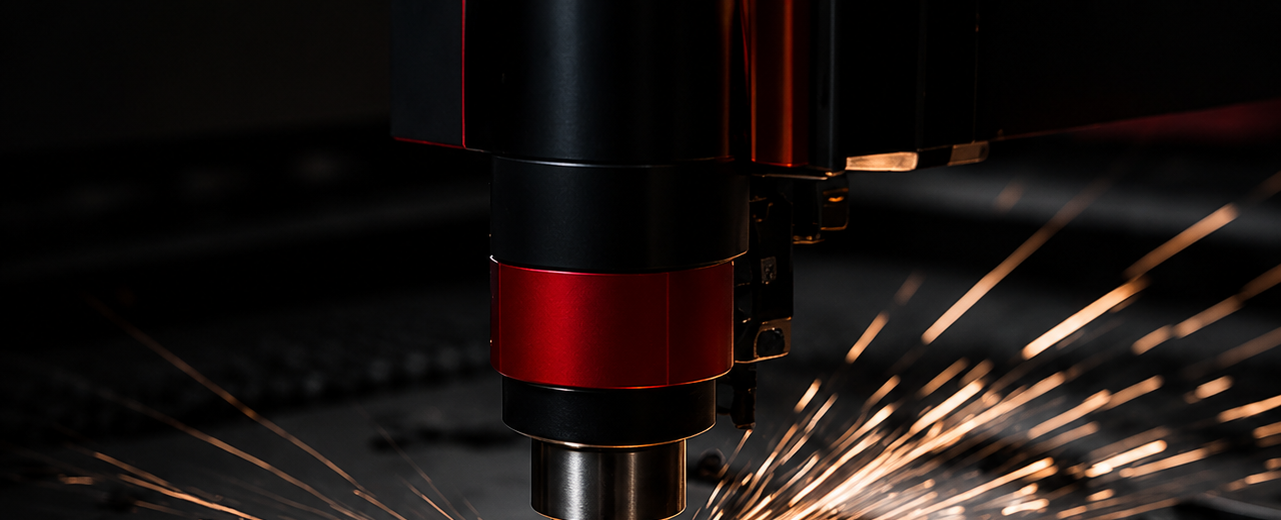
#> input picture images/laser.png, 1281 x 520 px, found by its file name
$ python clean_service_images.py
#> lines starting #> are read from the running program, lines starting #| are printed output that depends on the picture
import cv2
import numpy as np
import pytesseract
from pathlib import Path

pytesseract.pytesseract.tesseract_cmd = r'C:\Program Files\Tesseract-OCR\tesseract.exe'

files = [
    Path('images/laser.png'),
    Path('images/sheetmetal.png'),
    Path('images/welding.png'),
    Path('images/machining.png'),
    Path('images/surface.png'),
    Path('images/inspection.png'),
]

for path in files:
    img = cv2.imread(str(path))
#> img is the input picture: shape (520, 1281, 3); mean B, G, R 17.5, 19.8, 27.6
    if img is None:
        print(f'skip {path}')
        continue

    gray = cv2.cvtColor(img, cv2.COLOR_BGR2GRAY)
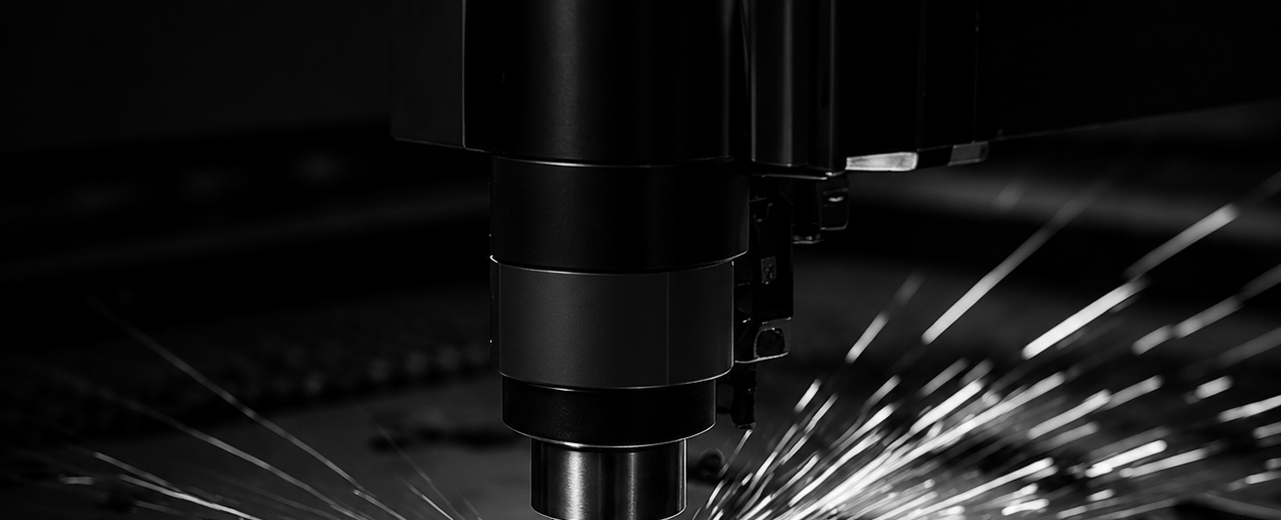
#> gray: shape (520, 1281); min 0, max 255, mean 21.8
    mask = np.zeros(gray.shape, dtype=np.uint8)

    for psm in (6, 11, 13):
#> (the run stopped early here; a loop or call above may not have finished)

$ run again, with images/factory.png copied over images/laser.png
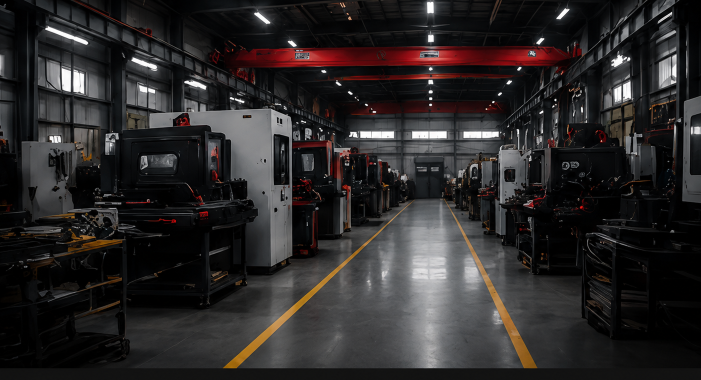
#> input picture images/factory.png, 1402 x 760 px, found by its file name (shown at 1/2 size)
#> img is the input picture: shape (760, 1402, 3); mean B, G, R 40.2, 40, 43.1
#> `gray = cv2.cvtColor(img, cv2.COLOR_BGR2GRAY)`:
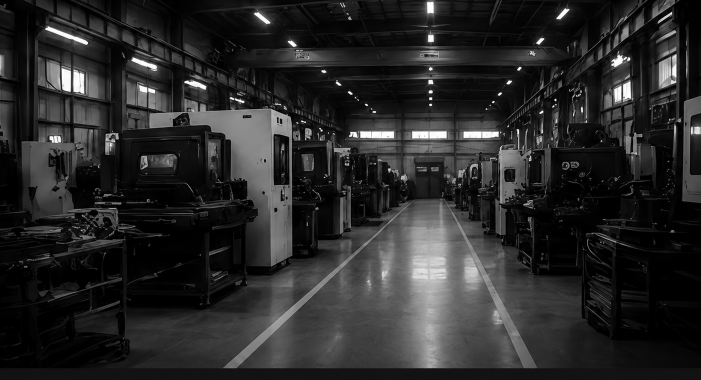
#> gray: shape (760, 1402) (shown at 1/2 size); min 0, max 255, mean 41

$ run again, with images/hero.png copied over images/laser.png
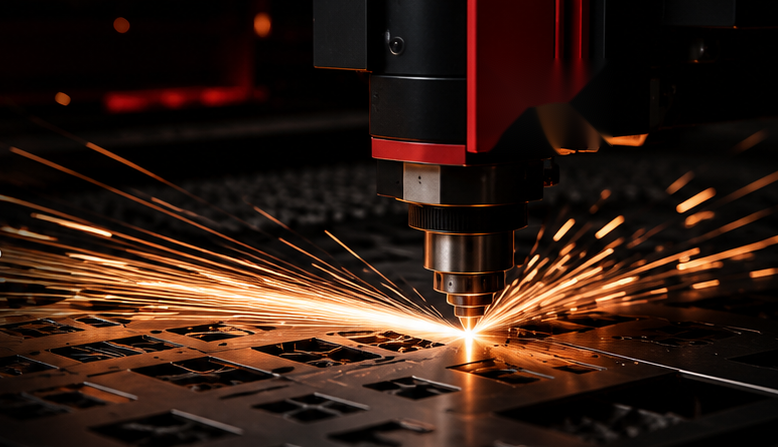
#> input picture images/hero.png, 778 x 447 px, found by its file name
#> img is the input picture: shape (447, 778, 3); mean B, G, R 19.2, 28.6, 49.2
#> `gray = cv2.cvtColor(img, cv2.COLOR_BGR2GRAY)`:
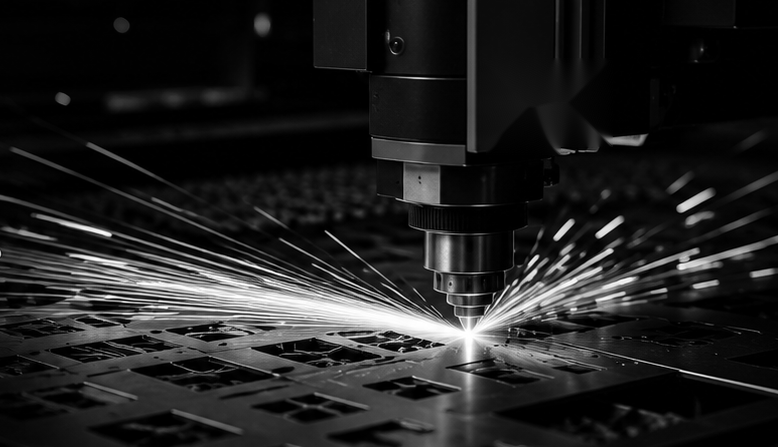
#> gray: shape (447, 778); min 0, max 255, mean 33.7
